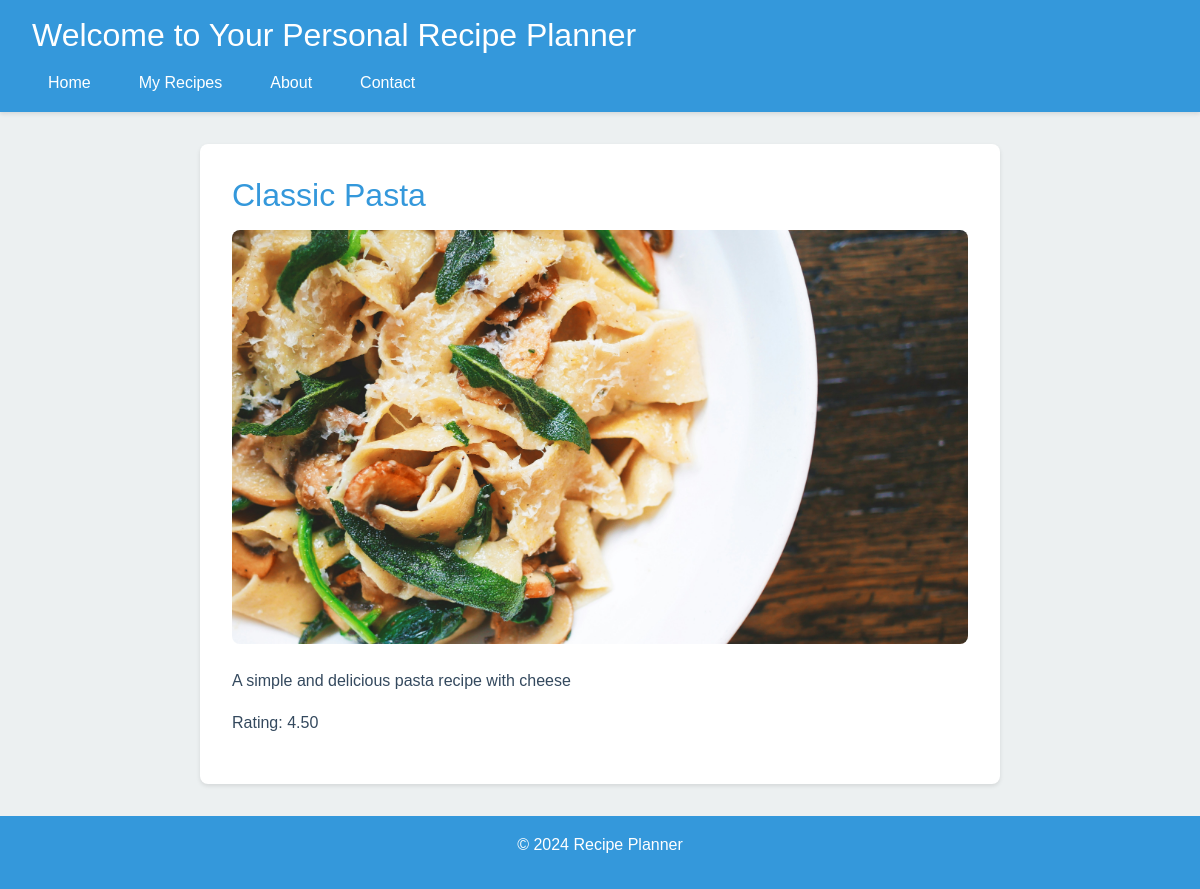
The app's page /recipe/2/ with its own data.
### recipes/models.py (models this page shows, shortened)
class Recipe(models.Model):
    name = models.CharField(max_length=200)
    description = models.TextField()
    image = models.ImageField(upload_to='recipes/')
    rating = models.DecimalField(max_digits=3, decimal_places=2)
    is_inspiring = models.BooleanField(default=False)
    ingredients = models.TextField()

### recipes/views.py (the view)
# urls.py: path('recipe/<int:pk>/', views.recipe_detail, name='recipe_detail'),
def recipe_detail(request, pk):
    recipe = get_object_or_404(Recipe, pk=pk)
    ingredients = [ingredient.strip() for ingredient in recipe.ingredients.split(',')]
    return render(request, 'recipe_detail.html', {'recipe': recipe, 'ingredients': ingredients})

### recipes/templates/recipe_detail.html
{% extends "base.html" %}
{% block content %}
    <div class="recipe-detail">
        <h1>{{ recipe.name }}</h1>
        <div class="recipe-detail-image-container">
            <img src="{{ recipe.image.url }}" alt="{{ recipe.name }}">
        </div>
        <p>{{ recipe.description }}</p>
        <p>Rating: {{ recipe.rating }}</p>
    </div>
{% endblock %}

### recipes/static/css/styles.css (style rules this page uses)
:root { --primary-color: #3498db; --secondary-color: #2ecc71; --accent-color: #e74c3c; --background-color: #ecf0f1; --text-color: #34495e; --card-background: #ffffff; --card-shadow: 0 2px 4px rgba(0, 0, 0, 0.1); }
body { font-family: 'Arial', sans-serif; background-color: var(--background-color); color: var(--text-color); margin: 0; padding: 0; display: flex; flex-direction: column; min-height: 100vh; line-height: 1.6; }
h1 { margin: 0; font-size: 2rem; }
.recipe-detail { background-color: var(--card-background); border-radius: 8px; box-shadow: var(--card-shadow); padding: 2rem; max-width: 800px; margin: 0 auto; }
.recipe-detail h1 { color: var(--primary-color); font-size: 2rem; margin-bottom: 1rem; }
.recipe-detail-image-container { width: 100%; height: 0; padding-bottom: 56.25%; position: relative; overflow: hidden; border-radius: 8px; margin-bottom: 1.5rem; }
.recipe-detail img { position: absolute; top: 0; left: 0; width: 100%; height: 100%; object-fit: cover; object-position: center; }
.recipe-detail p { margin-bottom: 1rem; }

### records on screen
Recipe: name "Classic Pasta", image (picture), description "A simple and delicious pasta recipe with cheese", rating "4.50"
